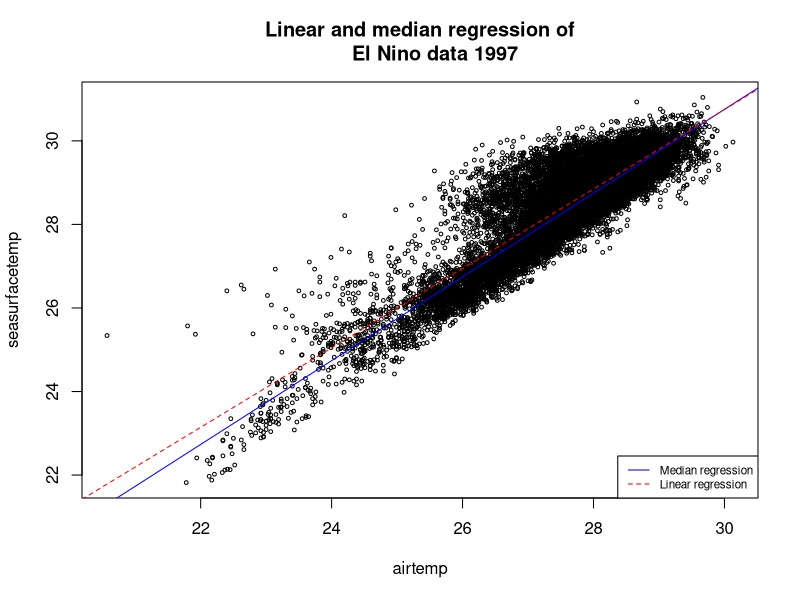
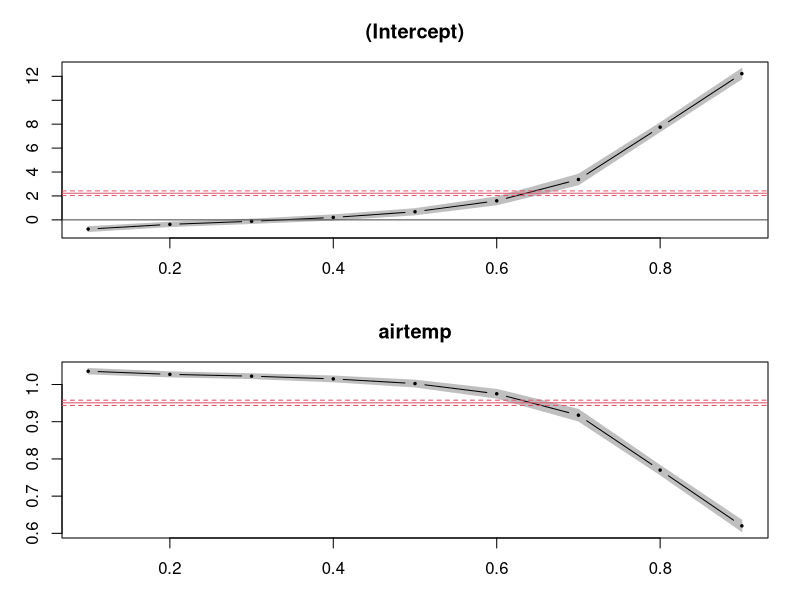
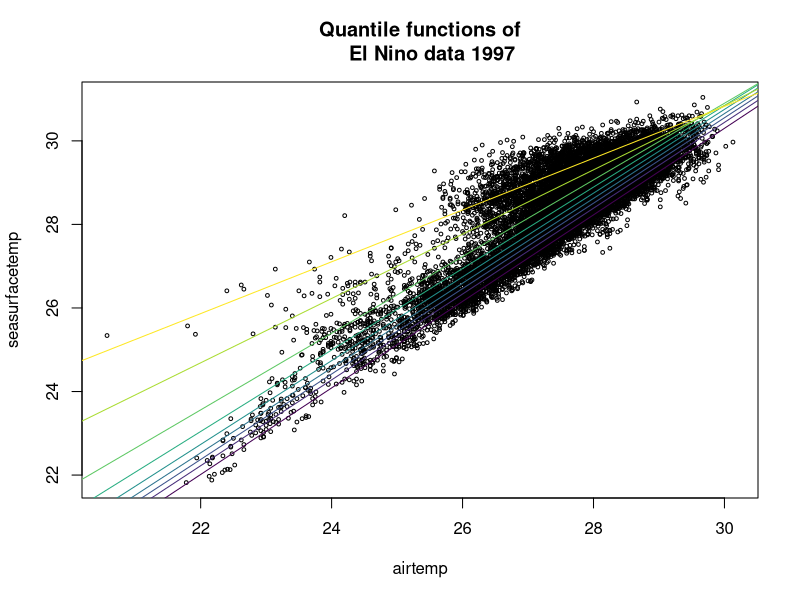
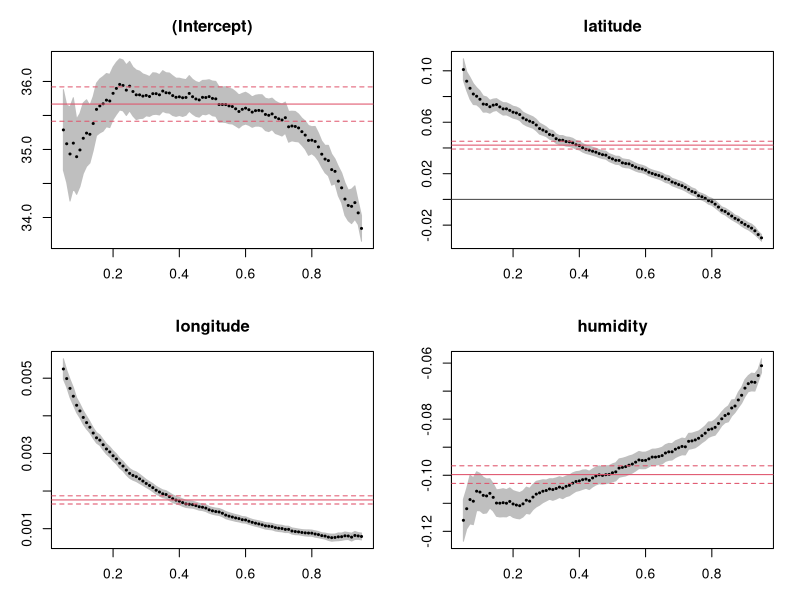

These charts were generated, in order, by the following R code:
## ---- chunk 1
knitr::opts_chunk$set(echo = TRUE)
## ---- chunk 2
library(readr)
elnino <- 
  read_csv("./elnino_clean_final_1997.csv") # import cleaned data
#head(elnino) # 14776 observations

# define variables
latitude <- elnino$Latitude
longitude <- elnino$Longitude
zonalwinds <- elnino$Zonal_Winds
meridionalwinds <- elnino$Meridional_Winds
humidity <- elnino$Humidity
airtemp <- elnino$Air_Temp
seasurfacetemp <- elnino$Sea_Surface_Temp
## ---- chunk 3
# original quantile regression (single covariate)
library(quantreg)
plot(airtemp, seasurfacetemp, main="Linear and median regression of
     El Nino data 1997", cex=0.5)
fit1 <- rq(seasurfacetemp ~ airtemp, tau = 0.5) # median regression
#summary(fit1)
abline(fit1, col="blue") # median regression line (blue solid line)
abline(lm(seasurfacetemp ~ airtemp), lty = 2, col = "red") # linear regression line (red dotted line)
# legend/key
legend("bottomright", legend=c("Median regression", "Linear regression"),
       col=c("blue", "red"), lty=1:2, cex=0.7)


# quantile regression on discrete set of taus
q <- rq(seasurfacetemp ~ airtemp, tau = 1:9/10)
plot(summary(q))
# Reference: https://rpubs.com/ibn_abdullah/rquantile

# Computation takes more time due to more observations
## ---- chunk 4
library(quantreg)
library(viridis)
plot(airtemp, seasurfacetemp, main="Quantile functions of
    El Nino data 1997", cex=0.5)
n <- 10 # number of quantile functions (lines)
for (i in 1:(n-1)){
  elnino_fit_quant <- rq(seasurfacetemp ~ airtemp, tau = i/n)
  abline(elnino_fit_quant, col=viridis(n-1)[i]) # quantile regression line (solid lines)
}
#abline(lm(seasurfacetemp ~ airtemp), lty = 2, col = "red") # linear regression line (red dotted line)
## ---- chunk 5
# original quantile regression (multivariate)
q_mul <- rq(airtemp ~ latitude + longitude + humidity, tau = 5:95/100)
plot(summary(q_mul))

# covariance between the covariates
c(cor(latitude, longitude), cor(latitude, humidity), cor(longitude, humidity))

# Computational time: more
# `non-positive fis` refers to local density estimates made at each x_i value are negative and are set to 0 (when number of these is small compared to sample size, it is harmless) Ref: https://stat.ethz.ch/pipermail/r-help/2009-June/393112.html
